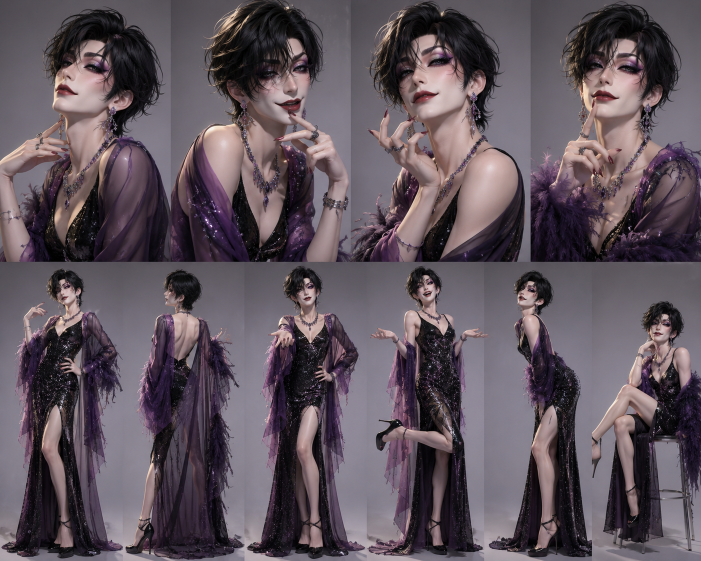
#> input picture tmp/char3/sheet.png, 1402 x 1122 px, found by its file name (shown at 1/2 size)
$ python cut_sports.py
#> lines starting #> are read from the running program, lines starting #| are printed output that depends on the picture
# -*- coding: utf-8 -*-
# 11/16 姐さんのスポーツ9人（sports_chibi_1116.png・1536x1024・RGB＝ぼかしの背景が描き込み）を9人に切る
#  ①行・列の切れ目＝背景との差（彩度と明るさの変化）がいちばん少ない帯を探す
#  ②1人ずつ、切れ目より広い箱で isnet-anime（1024）にかけて抜く
#  ③大きい塊（本体）と、本体の 0.4% より大きい塊（ボール・ポンポン・ペンライトなど体から離れた小物）を残す。箱の端に触れたら欠けの印
#  → poses/w1〜w9.png（右向き＝シートのまま）・m1〜m9（反転）・look_all.png・cut_sports.txt
import os, io
import numpy as np
import cv2
import onnxruntime as ort
from PIL import Image, ImageDraw, ImageOps
D = 'C:/Users/user/oshinavi/tmp/video/matome1124c/'
OUT = D + 'poses'
os.makedirs(OUT, exist_ok=True)
for f in os.listdir(OUT):
    if f.endswith('.png'):
        os.remove(os.path.join(OUT, f))
src = Image.open(D + 'sheet.png').convert('RGB')
#> src is the input picture: PIL image 1402x1122 RGB; mean R, G, B 94.6, 83.4, 91.8
W, H = src.size
#> W = 1402; H = 1122
arr = np.asarray(src).astype(np.float32)
# 背景はやわらかいぼかし＝縦横の微分が小さい。人のいる所は線が多い＝勾配の強さで切れ目を探す
g = np.abs(np.diff(arr.mean(axis=2), axis=0))[:, :-1] + np.abs(np.diff(arr.mean(axis=2), axis=1))[:-1, :]
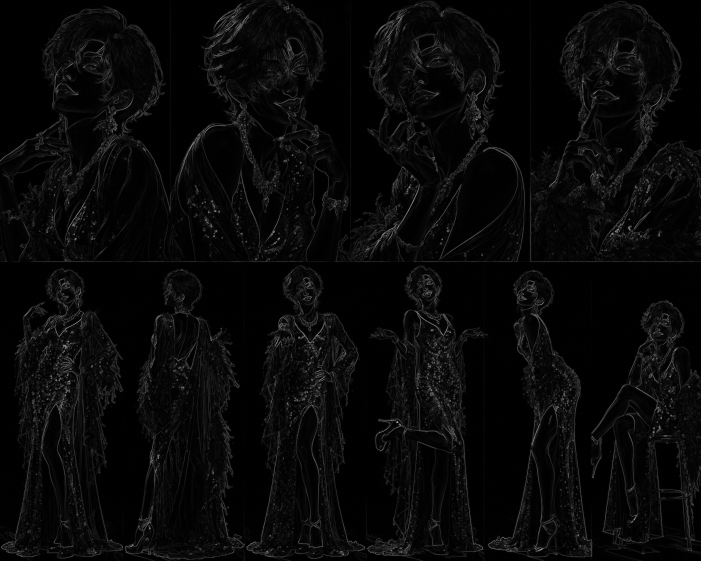
#> g: shape (1121, 1401) float32 (shown at 1/2 size); min 0, max 285, mean 10.1; drawn with min black and max white
edge = (g > 18).astype(np.float32)
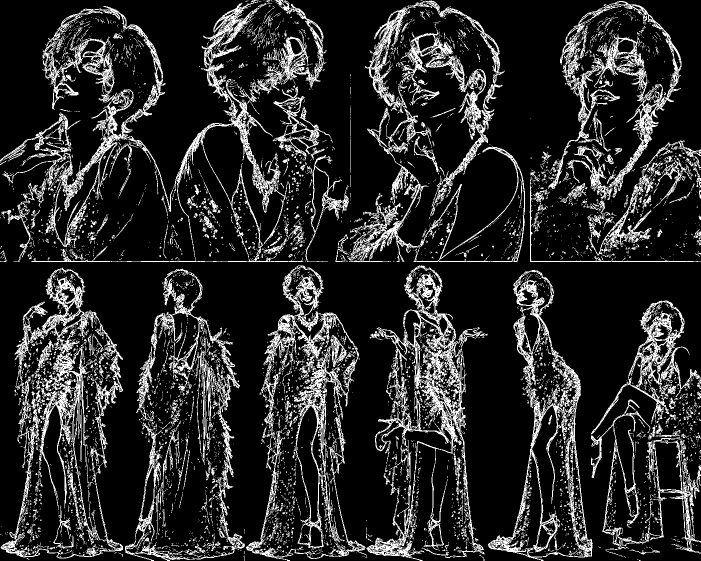
#> edge: shape (1121, 1401) float32 (shown at 1/2 size); values 0 (black) and 1 (white), 16.1% white in thin lines or dots
rowp, colp = edge.sum(axis=1), edge.sum(axis=0)
#> rowp = 1121 values, max 1274 at index 523, min 0 at index 524, mean 226.1; colp = 1401 values, max 478 at index 130, min 11 at index 0, mean 180.9


def cut_at(prof, lo, hi):
#> called with prof = array of shape (1121,), lo = 290, hi = 380
    seg = cv2.blur(prof[lo:hi].reshape(-1, 1), (1, 15)).ravel()
#> seg = 90 values, max 277.9 at index 12, min 207.1 at index 36, mean 247.7
    return lo + int(np.argmin(seg))


R = [0, cut_at(rowp, 290, 380), cut_at(rowp, 630, 720), H]
#> R = [0, 326, 649, 1122]
C = [0, cut_at(colp, 440, 560), cut_at(colp, 960, 1060), W]
#> C = [0, 498, 1007, 1402]
log = io.open(D + 'cut_sports.txt', 'w', encoding='utf-8')
log.write('行の切れ目 %s 列の切れ目 %s\n' % (R, C))
#> (the run stopped early here; a loop or call above may not have finished)
